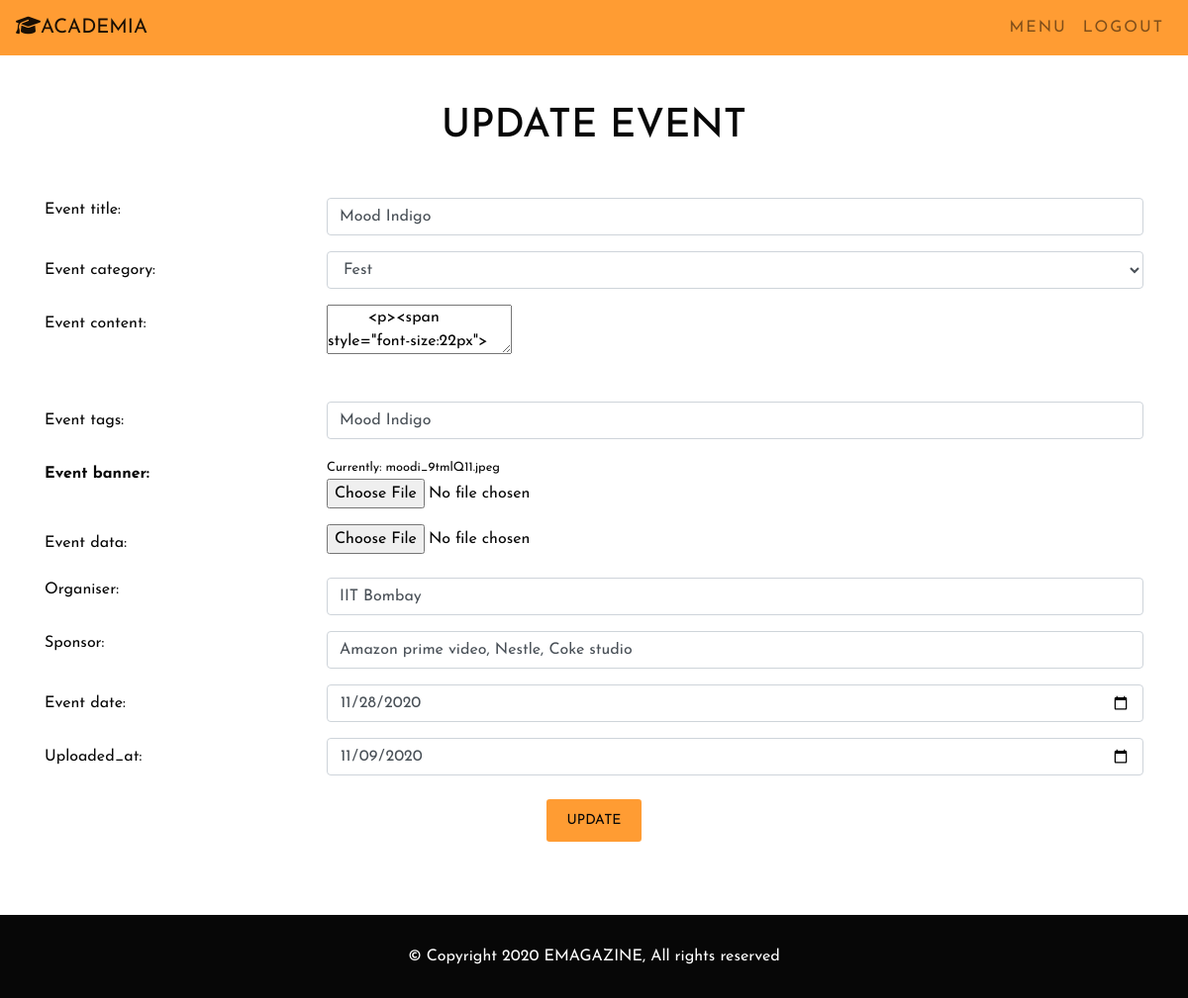
The app's page /update/7 (signed in), older data.
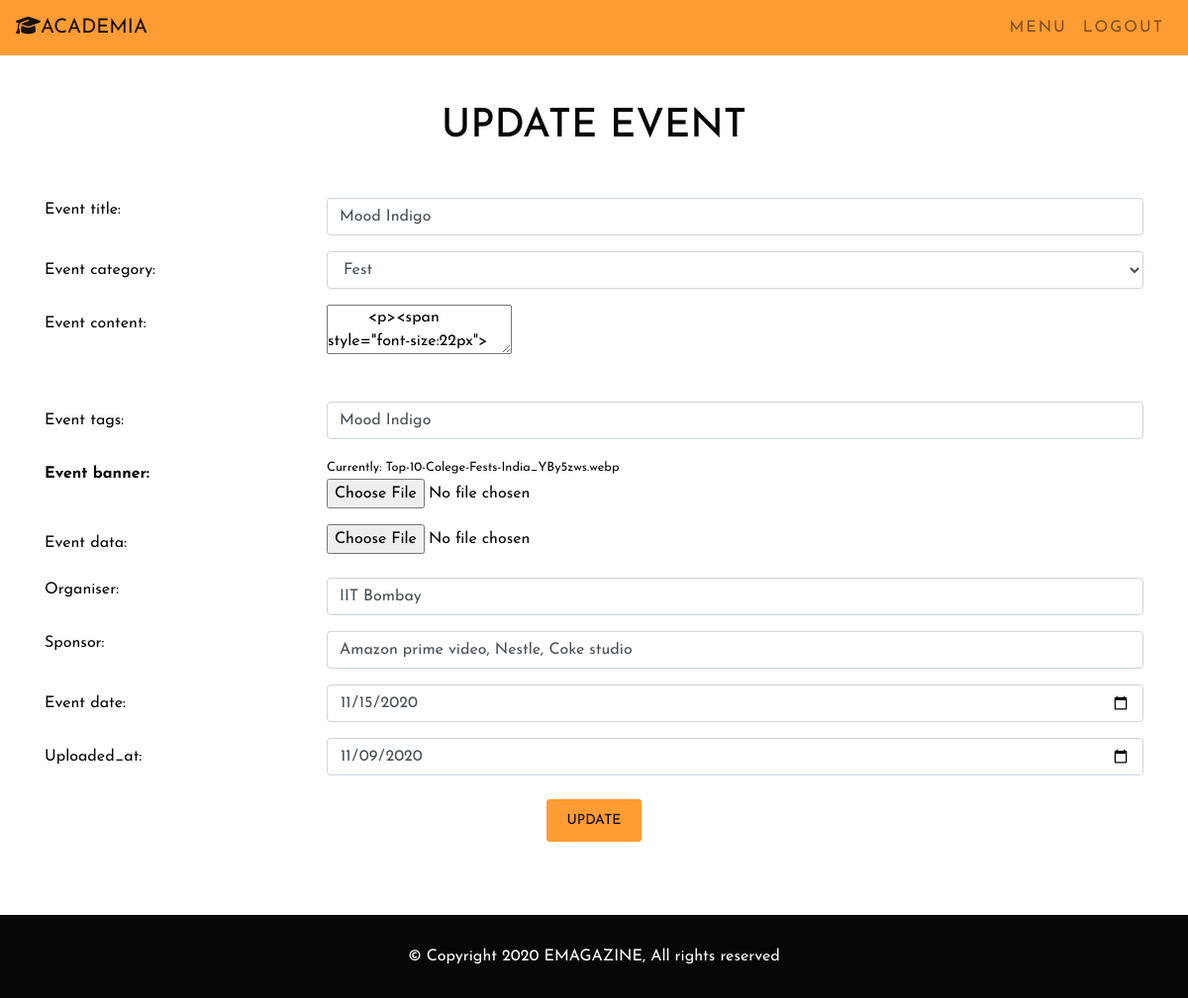
The same page, newer data.
### EMAG_APP/models.py (models this page shows, shortened)
class Event(models.Model):
    user_id = models.ForeignKey(
        to=User, on_delete=models.CASCADE, null=True, related_name='events')
    event_title = models.CharField(
        max_length=755, null=False, blank=False, unique=True)
    event_category = models.CharField(
        null=False, blank=False, max_length=400, choices=EVENT_CHOICES)
    event_tags = models.CharField(max_length=400, null=True, blank=True)
    organised_by = models.CharField(max_length=1000, null=True, blank=True)
    sponsored_by = models.CharField(max_length=1000, null=True, blank=True)
    event_data = models.FileField(null=True, blank=True)
    event_banner = models.ImageField(null=True, blank=True)
    event_description = models.TextField(null=False, blank=False)
    event_date = models.DateField(null=False, blank=False)
    uploaded_at = models.DateTimeField(default=timezone.now)

### EMAG_APP/views.py (the view)
# urls.py: path('update/<int:pk>', updateEvent_view),
@login_required(login_url='/login/')
def updateEvent_view(request, pk):
    event = Event.objects.get(pk=pk)
    return render(request, "emag_admin/updateEvent.html", {"event": event})

### EMAG_APP/templates/emag_admin/updateEvent.html (shortened to what this page needs)
{% extends 'lognav.html' %}{% load static %} {% block body %}
<div class="container">
    <h1 class="text-center my-5 text-uppercase mb-3">UPDATE EVENT</h1>
    <form enctype="multipart/form-data" action="/event/update/{{event.id}}" method="POST">
        <div class="form-group row">
            <label for="input2" class="col-sm-3">Event title:</label>
            <div class="col-sm-9">
                <input type="text" class="form-control" id="input2" name="title" required value="{{event.event_title}}" />
            </div>
        </div>
        <div class="form-group row">
            <label for="input3" class="col-sm-3 col-form-label">Event category:</label>
      <div class="col-sm-9">
        <select category="{{event.event_category}}" class="form-control" name="menu" id="select">
          <option>Fest</option>
        </select>
      </div>
    </div>
    <div class="form-group row">
      <label for="post_content" class="col-sm-3 col-form-label"
        >Event content:</label
      >
      <div class="col-sm-9">
        <textarea
          name="editor"
          id="post_content"
          name="editor"
          required
        >
        {{ event.event_description}}
        </textarea>
      </div>
    </div>
    <br />
    <div class="form-group row">
      <label for="input4" class="col-sm-3 col-form-label">Event tags:</label>
            <div class="col-sm-9">
                <input type="text" class="form-control" id="input4" name="tags" required value="{{event.event_tags}}" />
            </div>
    </div>
        <div class="form-group row">
            <label for="exampleFormControlFile1" class="col-sm-3 col-form-label font-weight-bold">Event banner:</label
      >
      <div class="col-sm-9">
          <small><a href="{{event.event_banner.url}}">Currently: {{event.event_banner.name}}</a></small>
        <input
          type="file"
          class="form-control-file"
          id="exampleFormControlFile1"
          name="banner"
          value="{{event.event_banner.url}}"
        />
      </div>
    </div>
    <div class="form-group row">
      <label for="exampleFormControlFile1" class="col-sm-3 col-form-label"
        >Event data:</label
      >
      <div class="col-sm-9">
        <input
          type="file"
          class="form-control-file"
          id="exampleFormControlFile1"
          name="data"
        />
      </div>
    </div>
    <div class="form-group row">
      <label for="input5" class="col-sm-3">Organiser:</label>
            <div class="col-sm-9">
                <input type="text" class="form-control" id="input5" name="organised_by" value="{{event.organised_by}}" />
            </div>
        </div>
        <div class="form-group row">
            <label for="input6" class="col-sm-3">Sponsor:</label>
            <div class="col-sm-9">
                <input type="text" class="form-control" id="input6" name="sponsored_by" value="{{event.sponsored_by}}" />
            </div>
        </div>
        <div class="form-group row">
            <label for="input7" class="col-sm-3 col-form-label">Event date:</label>
            <div class="col-sm-9">
                <input class="form-control" id="input7" type="date" name="event_date" value="{{event.event_date | date:'Y-m-d'}}" />
            </div>
        </div>
        <div class="form-group row">
            <label for="input8" class="col-sm-3 col-form-label">Uploaded_at:</label>
            <div class="col-sm-9">
                <input class="form-control" id="input8" type="date" name="uploaded_at" required value="{{event.uploaded_at | date:'Y-m-d'}}" />
            </div>
        </div>
        <div class="text-center">
            <button type="submit" class="btn button my-2 btn-sm">UPDATE</button>
        </div>
    </form>
</div>
{% endblock %}

Row changes from the older to the newer data that the page shows:
changed Event "Mood Indigo": event_banner.name "moodi_9tmlQ11.jpeg" → "Top-10-Colege-Fests-India_YBy5zws.webp"; event_date "11/28/2020" → "11/15/2020"
